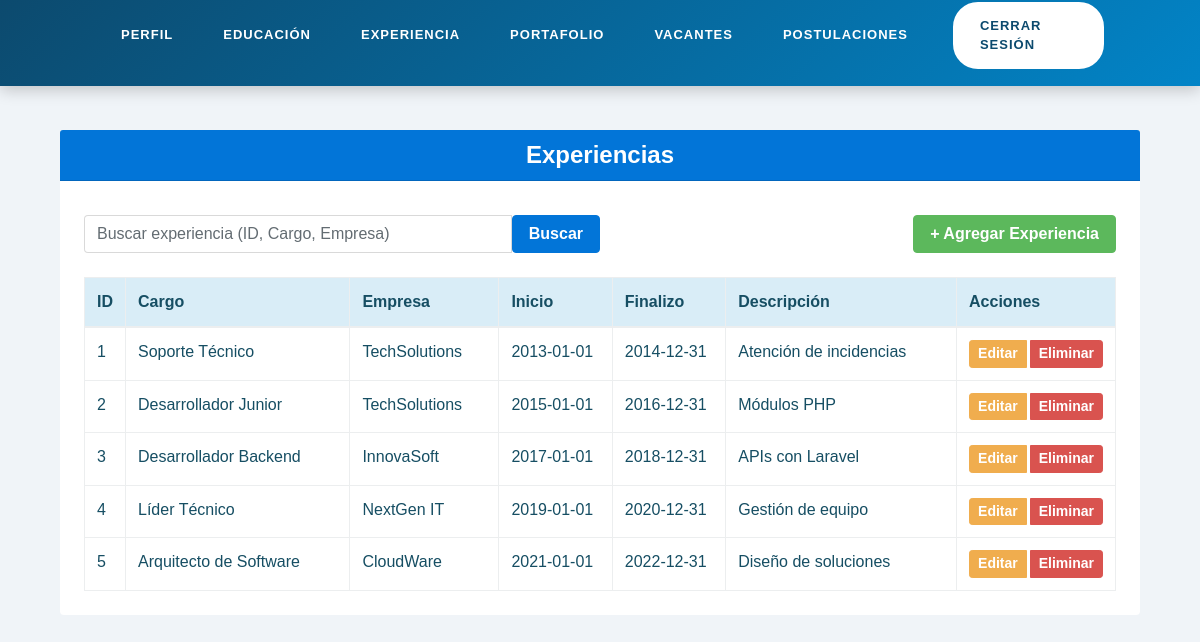
The app's page /index.php?controller=experiencia&action=show (signed in) with its own data.
### tables this page shows
CREATE TABLE `experiencia` (
  `id_experiencia` int(3) NOT NULL,
  `fecha_ini` date NOT NULL,
  `fecha_fin` date NOT NULL,
  `cargo` varchar(50) NOT NULL,
  `empresa` varchar(50) NOT NULL,
  `descripcion_funciones` varchar(150) NOT NULL,
  `nro_doc_persona` bigint(20) NOT NULL
);

### controllers/experienciaController.php (called while the page is built, shortened)
<?php
class ExperienciaController
{
    function show()
    {
        $nro_doc = $_SESSION['usuario_id'];
        $listaExperiencias = Experiencia::searchByPersona($nro_doc);
        require_once('Views/Experiencia/show.php');
    }
}
?>

### index.php (called while the page is built, shortened)
<?php
require_once('views/Layouts/layout.php');

### models/Experiencia.php (called while the page is built, shortened)
<?php
class Experiencia
{
    private $id_experiencia;
    private $fecha_ini;
    private $fecha_fin;
    private $cargo;
    private $empresa;
    private $descripcion_funciones;
    public function getIdExperiencia()
    {
        return $this->id_experiencia;
    }
    public function getFechaIni()
    {
        return $this->fecha_ini;
    }
    public function getFechaFin()
    {
        return $this->fecha_fin;
    }
    public function getCargo()
    {
        return $this->cargo;
    }
    public function getEmpresa()
    {
        return $this->empresa;
    }
    public function getDescripcionFunciones()
    {
        return $this->descripcion_funciones;
    }
    public function setIdExperiencia($id_experiencia)
    {
        $this->id_experiencia = $id_experiencia;
    }
    public function setFechaIni($fecha_ini)
    {
        $this->fecha_ini = $fecha_ini;
    }
    public function setFechaFin($fecha_fin)
    {
        $this->fecha_fin = $fecha_fin;
    }
    public function setCargo($cargo)
    {
        $this->cargo = $cargo;
    }
    public function setEmpresa($empresa)
    {
        $this->empresa = $empresa;
    }
    public function setDescripcionFunciones($descripcion_funciones)
    {
        $this->descripcion_funciones = $descripcion_funciones;
    }
    public static function searchByPersona($nro_doc_persona)
    {
        $db = Db::getConnect();
        $select = $db->prepare('SELECT * FROM experiencia WHERE nro_doc_persona = :nro_doc_persona');
        $select->bindValue('nro_doc_persona', $nro_doc_persona);
        $select->execute();
        $experiencias = [];
        foreach ($select->fetchAll() as $exp) {
            $experiencias[] = new Experiencia($exp['id_experiencia'], $exp['fecha_ini'], $exp['fecha_fin'], $exp['cargo'], $exp['empresa'], $exp['descripcion_funciones'], $exp['nro_doc_persona']);
        }
        return $experiencias;
    }
}
?>

### views/Experiencia/show.php (the view)
<div class="container">
    <div class="card shadow-lg border-0 rounded-4">
        <div class="card-header bg-primary text-white text-center">
            <h4 class="mb-0 font-weight-bold">Experiencias</h4>
        </div>
        <div class="card-body p-4">
            <form class="d-flex justify-content-between align-items-center mb-4 mt-0"
                action="?controller=experiencia&action=search" method="post">
                <div class="input-group w-50">
                    <input class="form-control" name="busqueda" type="text"
                        placeholder="Buscar experiencia (ID, Cargo, Empresa)">
                    <button type="submit" class="btn btn-primary font-weight-bold">Buscar</button>
                </div>
                <a href="?controller=experiencia&action=register" class="btn btn-success font-weight-bold ms-2">
                    + Agregar Experiencia
                </a>
            </form>
            <div class="table-responsive">
                <table class="table table-hover table-bordered align-middle mb-0">
                    <thead class="table-info text-center">
                        <tr>
                            <th style="width: 3%;">ID</th>
                            <th>Cargo</th>
                            <th>Empresa</th>
                            <th style="width: 11%;">Inicio</th>
                            <th style="width: 11%;">Finalizo</th>
                            <th>Descripción</th>
                            <th style="width: 15%;">Acciones</th>
                        </tr>
                    </thead>
                    <tbody>
                        <?php if (!empty($listaExperiencias)) { ?>
                            <?php foreach ($listaExperiencias as $exp) { ?>
                                <tr>
                                    <td><?php echo $exp->getIdExperiencia(); ?></td>
                                    <td><?php echo $exp->getCargo(); ?></td>
                                    <td><?php echo $exp->getEmpresa(); ?></td>
                                    <td><?php echo $exp->getFechaIni(); ?></td>
                                    <td><?php echo $exp->getFechaFin(); ?></td>
                                    <td><?php echo $exp->getDescripcionFunciones(); ?></td>
                                    <td class="text-center">
                                        <div class="btn-group btn-group-sm" role="group">
                                            <a href="?controller=experiencia&action=updateshow&id_experiencia=<?php echo $exp->getIdExperiencia(); ?>"
                                                class="btn btn-warning font-weight-bold mr-1">Editar</a>
                                            <a href="?controller=experiencia&action=delete&id_experiencia=<?php echo $exp->getIdExperiencia(); ?>"
                                                class="btn btn-danger font-weight-bold eliminar-btn"
                                                data-nombre="<?php echo $exp->getCargo(); ?>">Eliminar</a>
                                        </div>
                                    </td>
                                </tr>
                            <?php } ?>
                        <?php } else { ?>
                            <tr>
                                <td colspan="7" class="text-center text-muted">No hay experiencias registradas.</td>
                            </tr>
                        <?php } ?>
                    </tbody>
                </table>
            </div>
        </div>
    </div>
</div>

### assets/css/estilosMenu.css (style rules this page uses)
* { margin: 0; padding: 0; box-sizing: border-box; }
body { font-family: Arial, sans-serif; background: #c3e7ef; color: #164e63; min-height: 100vh; padding-top: 120px !important; }
.contenedor, .container, .main-content, .content, .wrapper { margin-top: 10px !important; margin-bottom: 10px !important; }
form, .formulario, .form { margin-top: 10px !important; margin-bottom: 10px !important; }
div:has(form), div:has(.formulario), div:has(h1) { margin-top: 10px !important; }

### views/Layouts/layout.php (style rules this page uses)
body { background-color: #F0F4F8; }

### records on screen
experiencia: id_experiencia "1", cargo "Soporte Técnico", empresa "TechSolutions", fecha_ini "2013-01-01", fecha_fin "2014-12-31", descripcion_funciones "Atención de incidencias"
experiencia: id_experiencia "2", cargo "Desarrollador Junior", empresa "TechSolutions", fecha_ini "2015-01-01", fecha_fin "2016-12-31", descripcion_funciones "Módulos PHP"
experiencia: id_experiencia "3", cargo "Desarrollador Backend", empresa "InnovaSoft", fecha_ini "2017-01-01", fecha_fin "2018-12-31", descripcion_funciones "APIs con Laravel"
experiencia: id_experiencia "4", cargo "Líder Técnico", empresa "NextGen IT", fecha_ini "2019-01-01", fecha_fin "2020-12-31", descripcion_funciones "Gestión de equipo"
experiencia: id_experiencia "5", cargo "Arquitecto de Software", empresa "CloudWare", fecha_ini "2021-01-01", fecha_fin "2022-12-31", descripcion_funciones "Diseño de soluciones"
